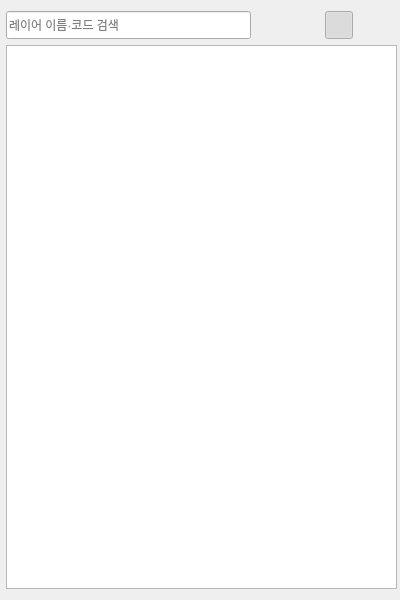
<?xml version='1.0' encoding='utf-8'?>
<ui version="4.0">
 <class>GeoFlowLayerWorkspace</class>
 <widget class="QWidget" name="GeoFlowLayerWorkspace">
  <property name="geometry">
   <rect>
    <x>0</x>
    <y>0</y>
    <width>400</width>
    <height>600</height>
   </rect>
  </property>
  <layout class="QVBoxLayout" name="workspace_layout" stretch="0,1">
   <property name="leftMargin">
    <number>6</number>
   </property>
   <property name="rightMargin">
    <number>3</number>
   </property>
   <item>
    <layout class="QHBoxLayout" name="searchLayout">
     <item>
      <widget class="QLineEdit" name="search">
       <property name="minimumSize">
        <size>
         <width>0</width>
         <height>28</height>
        </size>
       </property>
       <property name="placeholderText">
        <string>레이어 이름·코드 검색</string>
       </property>
      </widget>
     </item>
     <item>
      <widget class="QToolButton" name="expand_groups_button">
       <property name="minimumSize">
        <size>
         <width>28</width>
         <height>28</height>
        </size>
       </property>
       <property name="maximumSize">
        <size>
         <width>28</width>
         <height>28</height>
        </size>
       </property>
       <property name="iconSize">
        <size>
         <width>18</width>
         <height>18</height>
        </size>
       </property>
       <property name="icon">
        <iconset resource="../../resources/feather.qrc">
         <normaloff>:/geoflow/feather/folder-plus.svg</normaloff>
        </iconset>
       </property>
       <property name="toolTip">
        <string>그룹 펼치기 (레이어 legend는 유지)</string>
       </property>
       <property name="accessibleName">
        <string>그룹 펼치기 (레이어 legend는 유지)</string>
       </property>
       <property name="text">
        <string />
       </property>
       <property name="toolButtonStyle">
        <enum>Qt::ToolButtonStyle::ToolButtonIconOnly</enum>
       </property>
       <property name="autoRaise">
        <bool>true</bool>
       </property>
      </widget>
     </item>
     <item>
      <widget class="QToolButton" name="collapse_all_button">
       <property name="minimumSize">
        <size>
         <width>28</width>
         <height>28</height>
        </size>
       </property>
       <property name="maximumSize">
        <size>
         <width>28</width>
         <height>28</height>
        </size>
       </property>
       <property name="iconSize">
        <size>
         <width>18</width>
         <height>18</height>
        </size>
       </property>
       <property name="icon">
        <iconset resource="../../resources/feather.qrc">
         <normaloff>:/geoflow/feather/folder-minus.svg</normaloff>
        </iconset>
       </property>
       <property name="toolTip">
        <string>전체 접기</string>
       </property>
       <property name="accessibleName">
        <string>전체 접기</string>
       </property>
       <property name="text">
        <string />
       </property>
       <property name="toolButtonStyle">
        <enum>Qt::ToolButtonStyle::ToolButtonIconOnly</enum>
       </property>
       <property name="autoRaise">
        <bool>true</bool>
       </property>
      </widget>
     </item>
     <item>
      <widget class="QToolButton" name="count_toggle_button">
       <property name="minimumSize">
        <size>
         <width>28</width>
         <height>28</height>
        </size>
       </property>
       <property name="maximumSize">
        <size>
         <width>28</width>
         <height>28</height>
        </size>
       </property>
       <property name="iconSize">
        <size>
         <width>18</width>
         <height>18</height>
        </size>
       </property>
       <property name="icon">
        <iconset resource="../../resources/feather.qrc">
         <normaloff>:/geoflow/feather/hash.svg</normaloff>
        </iconset>
       </property>
       <property name="toolTip">
        <string>수량 표시/숨김</string>
       </property>
       <property name="accessibleName">
        <string>수량 표시/숨김</string>
       </property>
       <property name="text">
        <string />
       </property>
       <property name="toolButtonStyle">
        <enum>Qt::ToolButtonStyle::ToolButtonIconOnly</enum>
       </property>
       <property name="autoRaise">
        <bool>true</bool>
       </property>
       <property name="checkable">
        <bool>true</bool>
       </property>
       <property name="checked">
        <bool>true</bool>
       </property>
      </widget>
     </item>
     <item>
      <widget class="QToolButton" name="form_edge">
       <property name="minimumSize">
        <size>
         <width>38</width>
         <height>25</height>
        </size>
       </property>
       <property name="maximumSize">
        <size>
         <width>38</width>
         <height>25</height>
        </size>
       </property>
       <property name="accessibleName">
        <string>속성폼 접기 / 펼치기</string>
       </property>
       <property name="icon">
        <iconset resource="../../resources/feather.qrc">
         <normaloff>:/geoflow/feather/chevrons-right.svg</normaloff>
         <normalon>:/geoflow/feather/chevrons-left.svg</normalon>:/geoflow/feather/chevrons-right.svg</iconset>
       </property>
       <property name="iconSize">
        <size>
         <width>22</width>
         <height>22</height>
        </size>
       </property>
       <property name="checkable">
        <bool>true</bool>
       </property>
       <property name="toolButtonStyle">
        <enum>Qt::ToolButtonStyle::ToolButtonIconOnly</enum>
       </property>
       <property name="autoRaise">
        <bool>true</bool>
       </property>
      </widget>
     </item>
    </layout>
   </item>
   <item>
    <widget class="QTreeView" name="tree">
     <property name="font">
      <font>
       <family>Arial</family>
      </font>
     </property>
     <property name="selectionMode">
      <enum>QAbstractItemView::SelectionMode::SingleSelection</enum>
     </property>
     <property name="indentation">
      <number>12</number>
     </property>
     <attribute name="headerVisible">
      <bool>false</bool>
     </attribute>
    </widget>
   </item>
  </layout>
 </widget>
 <resources>
  <include location="../../resources/feather.qrc" />
 </resources>
 <connections />
</ui>
